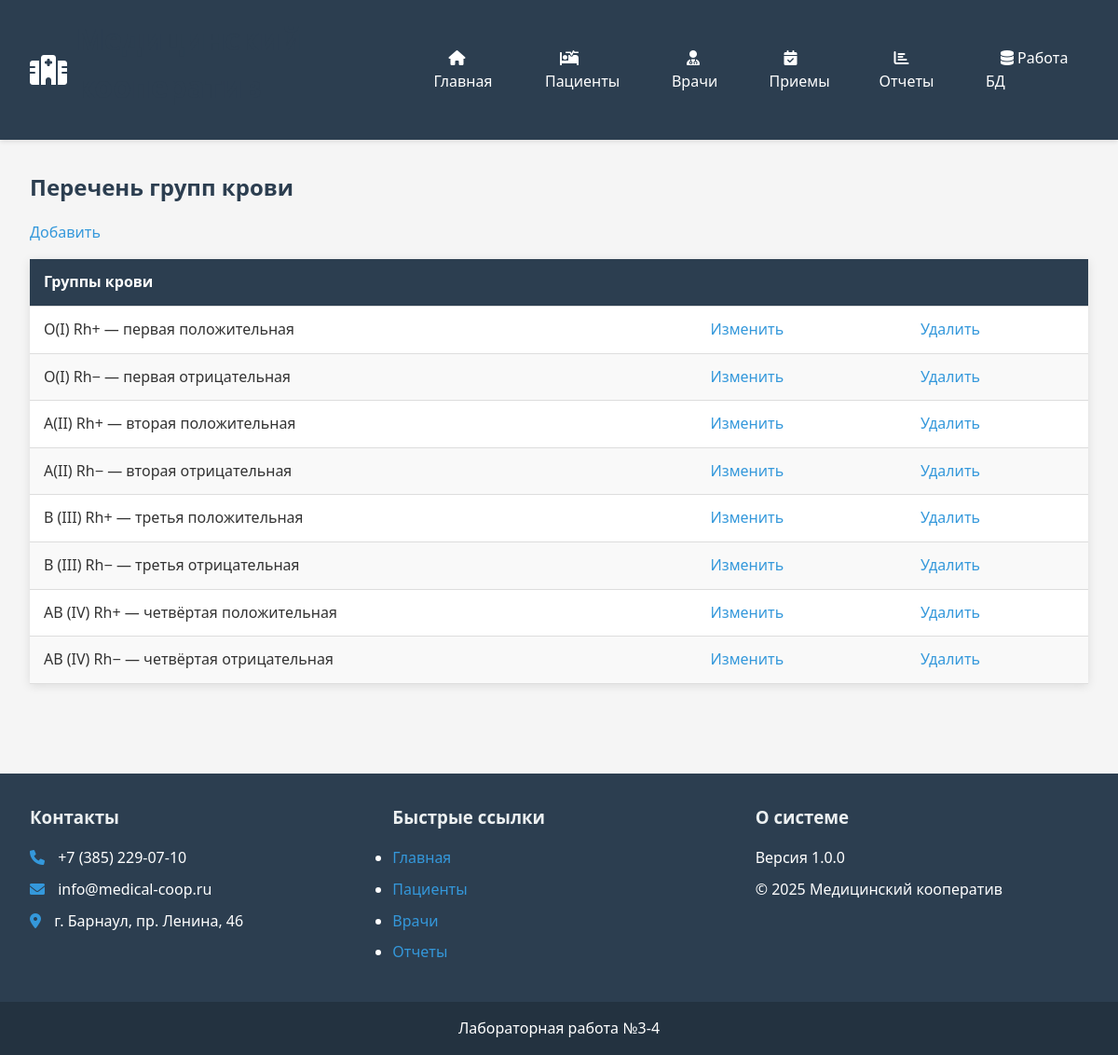
The app's page /pages/blood_type/blood_type.php with its own data.
### tables this page shows
CREATE TABLE `blood_type` (
  `id` int(11) NOT NULL,
  `type` varchar(50) DEFAULT NULL
);

### pages/blood_type/blood_type.php (the view, shortened to what this page needs)
<?php
require_once '../../includes/header.php';
require_once '../../includes/config.php';
$sql = "SELECT * FROM blood_type";
$result = $conn->query($sql);
?>
<h2>Перечень групп крови</h2>
<a class="button_change-add" href="pages/blood_type/blood_type_insert.php">Добавить</a>
    <?php if ($result->num_rows > 0): ?>
        <table class="table">
            <thead>
                <tr>
                    <th>Группы крови</th>
                    <th colspan="2"></th>
                </tr>
            </thead>
            <tbody>
                <?php while($row = $result->fetch_assoc()): ?>
                <tr>
                    <td> <?= htmlspecialchars($row['type']) ?> </td>
                    <td>
                        <a class="button_change-update" href="pages/blood_type/blood_type_update.php?id=<?= $row['id'] ?>">Изменить</a>
                    </td>
                    <td>
                        <a class="button_change-delete" href="pages/blood_type/blood_type_delete.php?id=<?= $row['id'] ?>"
                        onclick="return confirm('Вы уверены, что хотите удалить?')">Удалить</a>
                    </td>
                </tr>
                <?php endwhile; ?>
            </tbody>
        </table>
    <?php else: ?>
        <p>Нет данных о корпусах.</p>
    <?php endif;
require_once '../../includes/footer.php';
?>

### css/style.css (style rules this page uses)
:root { --primary-color: #3498db; --secondary-color: #2980b9; --accent-color: #e74c3c; --light-color: #ecf0f1; --dark-color: #2c3e50; --success-color: #2ecc71; --warning-color: #f39c12; --danger-color: #e74c3c; }
* { margin: 0; padding: 0; box-sizing: border-box; font-family: 'Segoe UI', Tahoma, Geneva, Verdana, sans-serif; }
body { background-color: #f5f5f5; color: #333; line-height: 1.6; }
a { text-decoration: none; color: var(--primary-color); }
h1, h2, h3 { margin-bottom: 1rem; color: var(--dark-color); }
.table { width: 100%; border-collapse: collapse; margin: 1rem 0; background: white; box-shadow: 0 2px 10px rgba(0,0,0,0.1); }
.table th, .table td { padding: 12px 15px; text-align: left; border-bottom: 1px solid #ddd; }
.table th { background-color: var(--dark-color); color: white; }
.table tr:nth-child(even) { background-color: #f9f9f9; }

### records on screen
blood_type: type "O(I) Rh+ — первая положительная"
blood_type: type "O(I) Rh− — первая отрицательная"
blood_type: type "A(II) Rh+ — вторая положительная"
blood_type: type "A(II) Rh− — вторая отрицательная"
blood_type: type "B (III) Rh+ — третья положительная"
blood_type: type "B (III) Rh− — третья отрицательная"
blood_type: type "AB (IV) Rh+ — четвёртая положительная"
blood_type: type "AB (IV) Rh− — четвёртая отрицательная"
